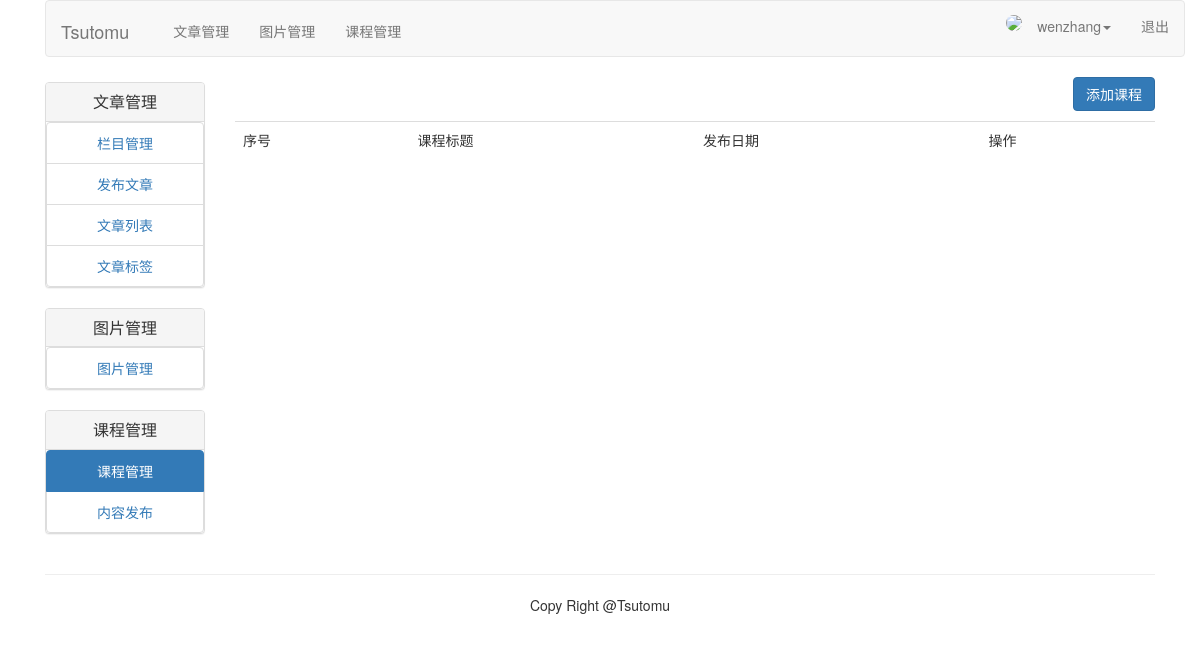
The page /course/manage-course/ (signed in) on the database as committed earlier.
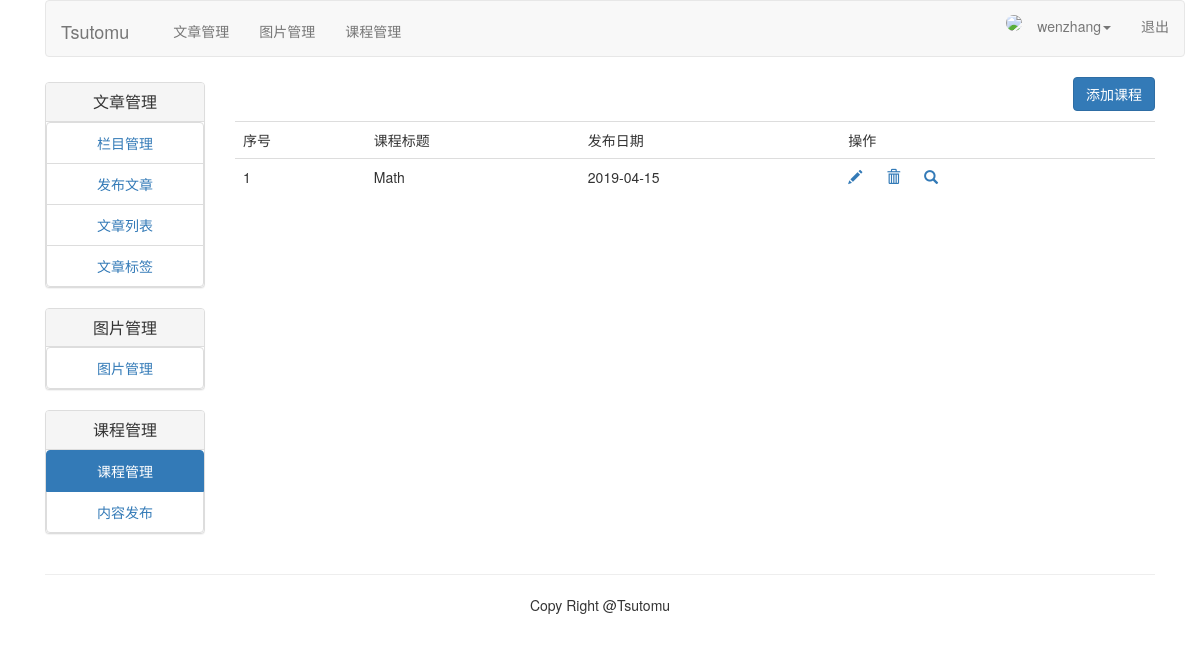
The same page on the database as committed later.
### course/models.py (models this page shows, shortened)
class Course(models.Model):
    user = models.ForeignKey(User, on_delete=models.CASCADE,related_name='courses_user')
    title = models.CharField(max_length=200)
    slug = models.SlugField(max_length=200, unique=True)
    overview = models.TextField()
    created = models.DateTimeField(auto_now_add=True)
    student = models.ManyToManyField(User, related_name="courses_joined", blank=True)
    class Meta:
        ordering = ('-created',)

### course/views.py (the view)
# urls.py: path('manage-course/', ManageCourseListView.as_view(), name="manage_course"),
class ManageCourseListView(UserCourseMixin, ListView):
    context_object_name = "courses"
    template_name = 'course/manage/manage_course_list.html'

### course/views.py (called while the page is built)
    def get_queryset(self):
        qs = super(UserMixin, self).get_queryset()
        return qs.filter(user=self.request.user)

### templates/course/manage/manage_course_list.html (shortened to what this page needs)
{% extends "article/base.html" %}
{% load staticfiles %}
{% block content %}
<div>
    <div class='text-right'>
        <a href="{% url 'course:create_course' %}">
            <button type="button" class="btn btn-primary">添加课程</button>
        </a>
    </div>
    <table class="table table-hover" style="margin-top:10px">
        <tr>
            <td>序号</td>
            <td>课程标题</td>
            <td>发布日期</td>
            <td>操作</td>
        </tr>
        {% for course in courses %}
        <tr id={{ forloop.counter }}>
            <td>{{ forloop.counter }}</td>
            <td>{{ course.title }}</td>
            <td>{{ course.created|date:"Y-m-d" }}</td>
            <td>
                <a name="edit" href="javascript:"><span class="glyphicon glyphicon-pencil"></span></a>
                <a class="delete" name="delete" href="{% url 'course:delete_course' course.id %}"><span class="glyphicon glyphicon-trash" style="margin-left:20px;"></span></a>
                <a href="{% url 'course:list_lessons' course.id %}"><span class="glyphicon glyphicon-search" style="margin-left:20px;"></span></a>
            </td>
        </tr>
        {% endfor %}
    </table>
</div>
{% endblock %}

Rows that differ between the two databases and show on the page:
added Course: title "Math", created "2019-04-15"
